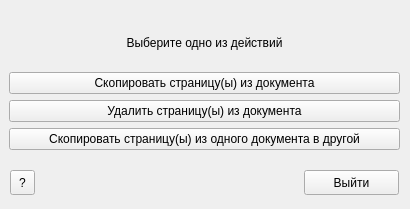
<?xml version="1.0" encoding="UTF-8"?>
<ui version="4.0">
 <class>myForm</class>
 <widget class="QWidget" name="myForm">
  <property name="geometry">
   <rect>
    <x>0</x>
    <y>0</y>
    <width>410</width>
    <height>209</height>
   </rect>
  </property>
  <property name="minimumSize">
   <size>
    <width>410</width>
    <height>209</height>
   </size>
  </property>
  <property name="maximumSize">
   <size>
    <width>410</width>
    <height>209</height>
   </size>
  </property>
  <property name="windowTitle">
   <string>Работа с PDF</string>
  </property>
  <widget class="QWidget" name="gridLayoutWidget">
   <property name="geometry">
    <rect>
     <x>9</x>
     <y>19</y>
     <width>391</width>
     <height>131</height>
    </rect>
   </property>
   <layout class="QGridLayout" name="gridLayout">
    <item row="0" column="0">
     <widget class="QLabel" name="label">
      <property name="font">
       <font>
        <pointsize>9</pointsize>
       </font>
      </property>
      <property name="text">
       <string>Выберите одно из действий</string>
      </property>
      <property name="alignment">
       <set>Qt::AlignCenter</set>
      </property>
     </widget>
    </item>
    <item row="1" column="0">
     <widget class="QPushButton" name="btnCopyPages">
      <property name="text">
       <string>Скопировать страницу(ы) из документа</string>
      </property>
     </widget>
    </item>
    <item row="3" column="0">
     <widget class="QPushButton" name="btnCopyToCopy">
      <property name="text">
       <string>Скопировать страницу(ы) из одного документа в другой</string>
      </property>
     </widget>
    </item>
    <item row="2" column="0">
     <widget class="QPushButton" name="btnDeletePages">
      <property name="text">
       <string>Удалить страницу(ы) из документа</string>
      </property>
     </widget>
    </item>
   </layout>
  </widget>
  <widget class="QPushButton" name="btnExit">
   <property name="geometry">
    <rect>
     <x>304</x>
     <y>170</y>
     <width>95</width>
     <height>25</height>
    </rect>
   </property>
   <property name="text">
    <string>Выйти</string>
   </property>
  </widget>
  <widget class="QToolButton" name="btnAbout">
   <property name="geometry">
    <rect>
     <x>10</x>
     <y>170</y>
     <width>25</width>
     <height>25</height>
    </rect>
   </property>
   <property name="text">
    <string>?</string>
   </property>
  </widget>
 </widget>
 <resources/>
 <connections/>
</ui>
